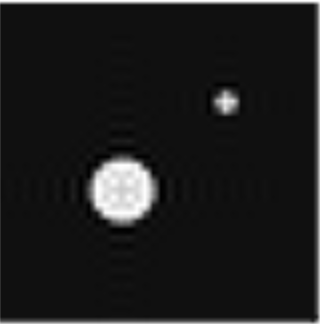
//> input picture psf_image.png, 320 x 324 px
$ ./main psf_image.png   (built with g++ and OpenCV 4)
//> lines starting //> are read from the running program, lines starting //| are printed output that depends on the picture; after the words box and inside, x2 and y2 are one past the last pixel; in counts of white or black regions, pixels touching at a corner belong together

#include <cmath>
#include <iostream>
#include <opencv2/opencv.hpp>

#define KERNEL_SIZE 65.0
#define LEN 35.0
#define ANGLE_DEGREES 15.0

void circleShift(cv::Mat &src, cv::Mat &dst, int dx, int dy)
{
    dst = cv::Mat::zeros(src.size(), src.type());
    int rows = src.rows;
    int cols = src.cols;

    dx = ((dx % rows) + rows) % rows;
    dy = ((dy % cols) + cols) % cols;

    // top-left
    src(cv::Rect(0, 0, cols - dy, rows - dx)).copyTo(dst(cv::Rect(dy, dx, cols - dy, rows - dx)));
    // top-right
    src(cv::Rect(cols - dy, 0, dy, rows - dx)).copyTo(dst(cv::Rect(0, dx, dy, rows - dx)));
    // bottom-left
    src(cv::Rect(0, rows - dx, cols - dy, dx)).copyTo(dst(cv::Rect(dy, 0, cols - dy, dx)));
    // bottom-right
    src(cv::Rect(cols - dy, rows - dx, dy, dx)).copyTo(dst(cv::Rect(0, 0, dy, dx)));
}

cv::Mat multiplyComplex(const cv::Mat &A, const cv::Mat &B)
{
    cv::Mat C;
    cv::mulSpectrums(A, B, C, 0, false);
    return C;
}

cv::Mat complexToImageIDFT(const cv::Mat &complex)
{
    cv::Mat inv;
    idft(complex, inv, cv::DFT_SCALE | cv::DFT_REAL_OUTPUT);
    return inv;
}

cv::Mat createMotionPSF()
{
    cv::Mat psf = cv::Mat::zeros(cv::Size(KERNEL_SIZE, KERNEL_SIZE), CV_32F);
    cv::Point center = cv::Point(KERNEL_SIZE - 1 / 2, KERNEL_SIZE - 1 / 2);

    double angle = ANGLE_DEGREES * CV_PI / 180.0;

    double dx = cos(angle) * (LEN - 1) / 2.0;
    double dy = sin(angle) * (LEN - 1) / 2.0;

    cv::Point p1 = cv::Point(cvRound(center.x - dx), cvRound(center.y - dy));
    cv::Point p2 = cv::Point(cvRound(center.x + dx), cvRound(center.y + dy));

    cv::line(psf, p1, p2, cv::Scalar(1.0), 1, cv::LINE_AA);

    cv::Scalar s = cv::sum(psf);
    if (s[0] != 0)
        psf /= s[0];

    return psf;
}

cv::Mat imageToComplexDFT(cv::Mat &img_float)
{
    std::vector<cv::Mat> planes = {img_float.clone(), cv::Mat::zeros(img_float.size(), CV_32F)};
    cv::Mat complex;
    cv::merge(planes, complex);
    dft(complex, complex, 0);
    return complex;
}

cv::Mat psf2otf(cv::Mat &psf, cv::Size size)
{
    cv::Mat psf_padded = cv::Mat::zeros(size, CV_32F);

    cv::Mat roi(psf_padded, cv::Rect(0, 0, psf.cols, psf.rows));
    psf.convertTo(roi, CV_32F);

    unsigned cx = psf.rows / 2;
    unsigned cy = psf.cols / 2;

    cv::Mat shifted;
    circleShift(psf_padded, shifted, -cx, -cy);

    cv::Mat otf;
    dft(shifted, otf, cv::DFT_COMPLEX_OUTPUT);
    return otf;
}

cv::Mat conjugateComplex(const cv::Mat &A)
{
    cv::Mat B = cv::Mat::zeros(A.size(), A.type());
    std::vector<cv::Mat> planes(2), outPlanes(2);
    split(A, planes);
    outPlanes[0] = planes[0];
    outPlanes[1] = -planes[1];
    merge(outPlanes, B);
    return B;
}

cv::Mat magnitudeSquared(const cv::Mat &complex)
{
    std::vector<cv::Mat> p(2);
    split(complex, p);
    cv::Mat mag2;
    magnitude(p[0], p[1], mag2);
    mag2 = mag2.mul(mag2);
    return mag2;
}

cv::Mat wienerDeconvolution(cv::Mat &blurredFloat, cv::Mat &psf, double K)
{
    cv::Size size = blurredFloat.size();
    cv::Mat G = imageToComplexDFT(blurredFloat);
    cv::Mat H = psf2otf(psf, size);
    cv::Mat Hconj = conjugateComplex(H);
    cv::Mat Hmag2 = magnitudeSquared(H);

    std::vector<cv::Mat> Hc_planes(2);
    split(Hconj, Hc_planes);

    cv::Mat denom = Hmag2 + K;
    cv::Mat Wr, Wi;
    divide(Hc_planes[0], denom, Wr);
    divide(Hc_planes[1], denom, Wi);

    cv::Mat W;
    cv::Mat Wplanes[] = {Wr, Wi};
    merge(Wplanes, 2, W);

    cv::Mat F_est = multiplyComplex(G, W);

    cv::Mat f_est = complexToImageIDFT(F_est);
    return f_est;
};

cv::Mat applyPSF(cv::Mat &img_float, cv::Mat &psf)
{
    cv::Size size = img_float.size();
    cv::Mat img_dft = imageToComplexDFT(img_float);
    cv::Mat otf = psf2otf(psf, size);

    cv::Mat res_spec = multiplyComplex(img_dft, otf);
    cv::Mat res = complexToImageIDFT(res_spec);

    return res;
}

int main(int argc, char **argv)
{
    if (argc < 2)
    {
        std::cout << "Usage: " << argv[0] << " <input_image>" << std::endl;
        return EXIT_FAILURE;
    }

    std::string input_file = argv[1];

    cv::Mat input_image = cv::imread(input_file, cv::IMREAD_COLOR);
//> input_image is the input picture: 324 rows x 320 cols, CV_8UC3; min 1, max 255, mean 28.5

    if (input_image.empty())
    {
        std::cerr << "Failed to read input image: " << input_file << std::endl;
        return EXIT_FAILURE;
    }

    cv::Mat img_gray;
    cv::cvtColor(input_image, img_gray, cv::COLOR_BGR2GRAY);

    cv::Mat img_float;
    img_gray.convertTo(img_float, CV_32F, 1.0 / 255.0);

    cv::Mat psf = createMotionPSF();
//> in createMotionPSF, `cv::line(psf, p1, p2, cv::Scalar(1.0), 1, cv::LINE_AA);`:
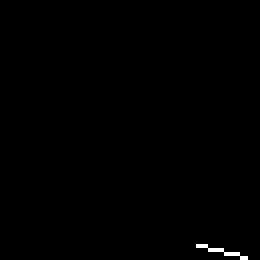
//> psf: 65 rows x 65 cols, CV_32FC1 (shown 4 times larger); values 0 (black) and 1 (white), 0.31% white in thin lines or dots, all inside (x1, y1, x2, y2) = (49, 61, 62, 65)

    cv::Mat blurred = applyPSF(img_float, psf);
//> in imageToComplexDFT, `std::vector<cv::Mat> planes = {img_float.clone(), cv::Mat::zeros(img_f..`: planes[1]: 324 rows x 320 cols, CV_32FC1; every value is 0
//> in complexToImageIDFT, `idft(complex, inv, cv::DFT_SCALE | cv::DFT_REAL_OUTPUT);`:
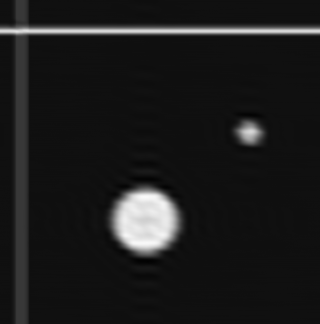
//> inv: 324 rows x 320 cols, CV_32FC1; min 0.0118, max 0.98, mean 0.112

    cv::Mat noise = cv::Mat(blurred.size(), CV_32F);
    cv::randn(noise, 0.0f, 0.005f);
    cv::Mat blurredNoisy = blurred + noise;
    blurredNoisy = cv::max(0.0f, cv::min(1.0f, blurredNoisy));

    double k = 0.001;
    cv::Mat deconvoled = wienerDeconvolution(blurredNoisy, psf, k);
//> in complexToImageIDFT (call 2), `idft(complex, inv, cv::DFT_SCALE | cv::DFT_REAL_OUTPUT);`:
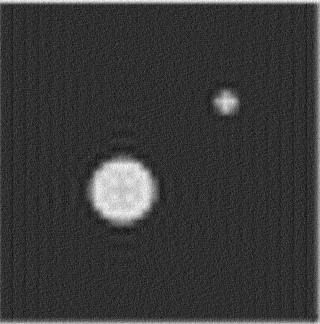
//> inv: 324 rows x 320 cols, CV_32FC1; min -0.179, max 1.12, mean 0.112; drawn with min black and max white
    deconvoled = cv::max(0.0f, cv::min(1.0f, deconvoled));
//> deconvoled: 324 rows x 320 cols, CV_32FC1; 8.49% of pixels changed, all inside (x1, y1, x2, y2) = (1, 0, 320, 324)

    cv::Mat blurred8U, deconvoled8U;
    blurredNoisy.convertTo(blurred8U, CV_8U, 255.0);
    deconvoled.convertTo(deconvoled8U, CV_8U, 255.0);
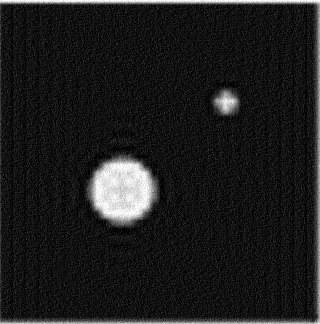
//> deconvoled8U: 324 rows x 320 cols, CV_8UC1; min 0, max 255, mean 29

    cv::imwrite("blurred.png", blurred8U);
    cv::imwrite("deconvoled.png", deconvoled8U);

    cv::Mat psfVis;
    cv::normalize(psf, psfVis, 0, 255, cv::NORM_MINMAX, CV_8U);
    psfVis.convertTo(psfVis, CV_8U);

    cv::imwrite("psf.png", psfVis);

    cv::imshow("Input Image", input_image);
    cv::imshow("Blurred Image", blurred8U);
    cv::imshow("Deconvoled Image", deconvoled8U);
    cv::waitKey(0);

    std::cout << "Done." << std::endl;

    return EXIT_SUCCESS;
}
